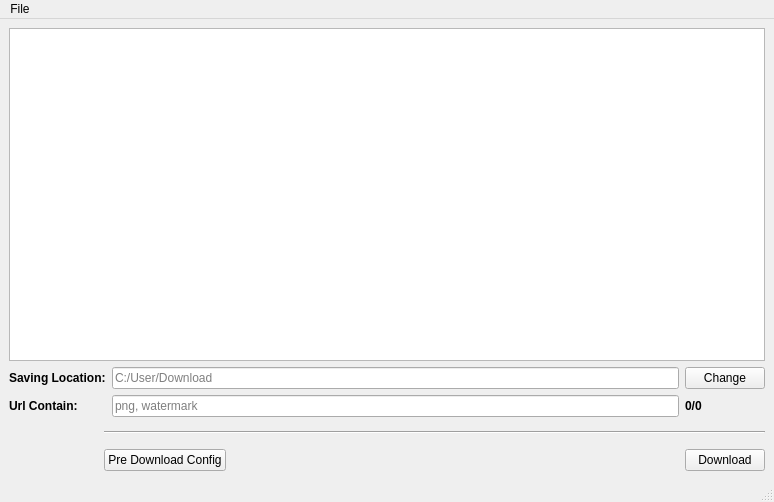
<?xml version="1.0" encoding="UTF-8"?>
<ui version="4.0">
 <class>MainWindow</class>
 <widget class="QMainWindow" name="MainWindow">
  <property name="geometry">
   <rect>
    <x>0</x>
    <y>0</y>
    <width>774</width>
    <height>502</height>
   </rect>
  </property>
  <property name="windowTitle">
   <string>Url File Downloader</string>
  </property>
  <widget class="QWidget" name="centralwidget">
   <layout class="QVBoxLayout" name="verticalLayout">
    <item>
     <widget class="QPlainTextEdit" name="urls_editor">
      <property name="lineWrapMode">
       <enum>QPlainTextEdit::NoWrap</enum>
      </property>
      <property name="plainText">
       <string/>
      </property>
      <property name="placeholderText">
       <string>Paste your urls here</string>
      </property>
     </widget>
    </item>
    <item>
     <layout class="QGridLayout" name="gridLayout">
      <item row="1" column="0">
       <widget class="QLabel" name="label_2">
        <property name="font">
         <font>
          <weight>75</weight>
          <bold>true</bold>
         </font>
        </property>
        <property name="text">
         <string>Url Contain:</string>
        </property>
       </widget>
      </item>
      <item row="0" column="0">
       <widget class="QLabel" name="label">
        <property name="font">
         <font>
          <weight>75</weight>
          <bold>true</bold>
         </font>
        </property>
        <property name="text">
         <string>Saving Location:</string>
        </property>
       </widget>
      </item>
      <item row="0" column="1">
       <widget class="QLineEdit" name="saving_path_lineEdit">
        <property name="placeholderText">
         <string>C:/User/Download</string>
        </property>
       </widget>
      </item>
      <item row="0" column="2">
       <widget class="QPushButton" name="change_dir_location_btn">
        <property name="text">
         <string>Change</string>
        </property>
       </widget>
      </item>
      <item row="1" column="1">
       <widget class="QLineEdit" name="keywords_lineEdit">
        <property name="placeholderText">
         <string>png, watermark</string>
        </property>
       </widget>
      </item>
      <item row="1" column="2">
       <widget class="QLabel" name="url_count_lbl">
        <property name="font">
         <font>
          <weight>75</weight>
          <bold>true</bold>
         </font>
        </property>
        <property name="text">
         <string>0/0</string>
        </property>
       </widget>
      </item>
     </layout>
    </item>
    <item>
     <layout class="QHBoxLayout" name="horizontalLayout_2">
      <item>
       <spacer name="horizontalSpacer_2">
        <property name="orientation">
         <enum>Qt::Horizontal</enum>
        </property>
        <property name="sizeType">
         <enum>QSizePolicy::Fixed</enum>
        </property>
        <property name="sizeHint" stdset="0">
         <size>
          <width>95</width>
          <height>20</height>
         </size>
        </property>
       </spacer>
      </item>
      <item>
       <widget class="Line" name="line">
        <property name="orientation">
         <enum>Qt::Horizontal</enum>
        </property>
       </widget>
      </item>
     </layout>
    </item>
    <item>
     <layout class="QHBoxLayout" name="horizontalLayout_3">
      <item>
       <spacer name="horizontalSpacer_3">
        <property name="orientation">
         <enum>Qt::Horizontal</enum>
        </property>
        <property name="sizeType">
         <enum>QSizePolicy::Fixed</enum>
        </property>
        <property name="sizeHint" stdset="0">
         <size>
          <width>95</width>
          <height>20</height>
         </size>
        </property>
       </spacer>
      </item>
      <item>
       <layout class="QHBoxLayout" name="horizontalLayout">
        <item>
         <widget class="QPushButton" name="pre_download_config_btn">
          <property name="text">
           <string>Pre Download Config</string>
          </property>
         </widget>
        </item>
        <item>
         <spacer name="horizontalSpacer">
          <property name="orientation">
           <enum>Qt::Horizontal</enum>
          </property>
          <property name="sizeHint" stdset="0">
           <size>
            <width>378</width>
            <height>20</height>
           </size>
          </property>
         </spacer>
        </item>
        <item>
         <widget class="QPushButton" name="download_btn">
          <property name="text">
           <string>Download</string>
          </property>
         </widget>
        </item>
       </layout>
      </item>
     </layout>
    </item>
   </layout>
  </widget>
  <widget class="QMenuBar" name="menubar">
   <property name="geometry">
    <rect>
     <x>0</x>
     <y>0</y>
     <width>774</width>
     <height>20</height>
    </rect>
   </property>
   <widget class="QMenu" name="menuFile">
    <property name="title">
     <string>File</string>
    </property>
    <addaction name="actionAbout"/>
    <addaction name="separator"/>
    <addaction name="actionExit"/>
   </widget>
   <addaction name="menuFile"/>
  </widget>
  <widget class="QStatusBar" name="statusbar"/>
  <action name="actionExit">
   <property name="text">
    <string>Exit</string>
   </property>
  </action>
  <action name="actionAbout">
   <property name="text">
    <string>About</string>
   </property>
  </action>
 </widget>
 <resources/>
 <connections/>
</ui>
